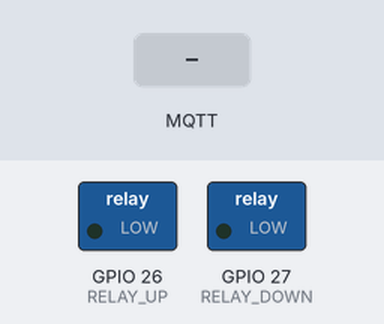
A program run on a simulated ESP32. Shown: switched loads named in the program (green lamp = pin HIGH). The inputs (shaded band) are chosen by the test bench. WiFi joins after 1.5 s; servers stay silent unless stated; EEPROM starts erased; no MQTT or app messages arrive unless stated; what the program prints to the serial monitor is not drawn.

Above: at 3.7 s.
3.8 s: MQTT message "5" arrives on the second subscribed topic
At 4.6 s:
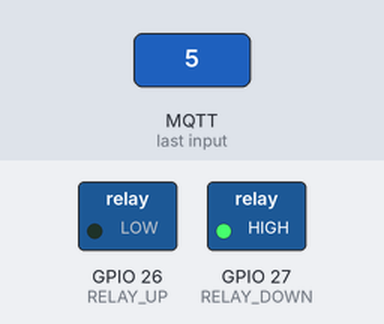
6.3 s: MQTT message "OUVRIR" arrives on the first subscribed topic
At 6.9 s:
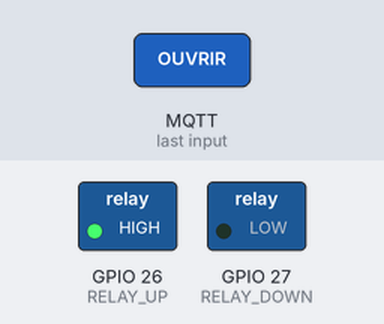
9.0 s: MQTT message "FERMER" arrives on the first subscribed topic
At 10.2 s:
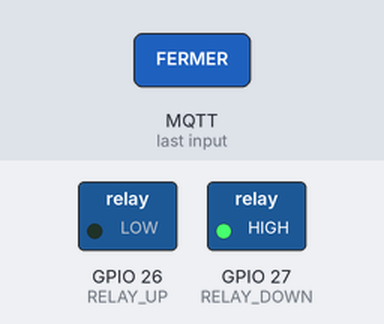
10.6 s: MQTT message "OUVRIR" arrives on the second subscribed topic
At 11.3 s:
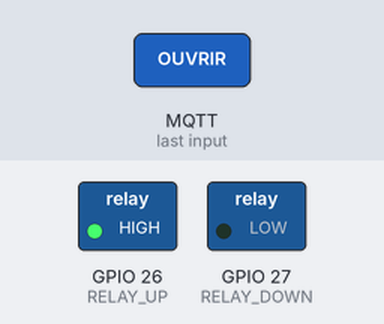
Timing chart, 0 to 13.9 s (numbered marks = the images above; inputs shaded):
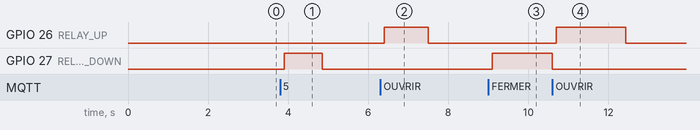

The program:

main.cpp
```cpp
#include <Arduino.h>
#include <WiFi.h>
#include <PubSubClient.h>
#include <WiFiManager.h>
#include <Preferences.h>

// --- CONFIGURATION DES PINS ---
const int RELAY_UP = 26;
const int RELAY_DOWN = 27;

// --- PARAMÈTRES MQTT ---
const char *mqtt_server = "192.168.1.19";
char nom_piece[40] = "salon"; // Sera écrasé par la mémoire si déjà configuré

// --- TOPICS DYNAMIQUES ---
String topicCmd, topicEtat, topicPosFeedback, topicPosSet;

// --- VARIABLES D'ÉTAT ---
float positionActuelle = 0.0;
int positionCible = -1;
bool estEnMouvement = false;
String directionActuelle = "";
unsigned long mouvementStart = 0;
float positionStartMouvement = 0.0;

// --- TEMPS DE COURSE ---
const unsigned long TEMPS_MONTEE = 22000;
const unsigned long TEMPS_DESCENTE = 19000;

WiFiClient espClient;
PubSubClient client(espClient);
Preferences preferences;

// --- FONCTIONS UTILES ---

void setup_topics()
{
  String root = "maison/volet/" + String(nom_piece);
  topicCmd = root + "/commande";
  topicEtat = root + "/etat";
  topicPosFeedback = root + "/position";
  topicPosSet = root + "/set";
}

void sauvegarderDonnees()
{
  preferences.begin("volet", false);
  preferences.putFloat("pos", positionActuelle);
  preferences.putString("piece", nom_piece); // Sécurité : on sauve le nom de la pièce aussi
  preferences.end();
  Serial.printf("💾 Données sauvegardées (Pos: %.1f%%, Pièce: %s)\n", positionActuelle, nom_piece);
}

void couperMoteur(String raison)
{
  digitalWrite(RELAY_UP, LOW);
  digitalWrite(RELAY_DOWN, LOW);
  estEnMouvement = false;
  directionActuelle = "";
  positionCible = -1;

  sauvegarderDonnees();

  client.publish(topicEtat.c_str(), raison.c_str(), true);
  client.publish(topicPosFeedback.c_str(), String((int)positionActuelle).c_str(), true);
  Serial.println("🛑 Moteur arrêté : " + raison);
}

void callback(char *topic, byte *payload, unsigned int length)
{
  String message = "";
  for (int i = 0; i < length; i++)
    message += (char)payload[i];
  String t = String(topic);

  if (t == topicCmd)
  {
    if (message == "OUVRIR")
      positionCible = 0;
    else if (message == "FERMER")
      positionCible = 100;
    else if (message == "STOP")
    {
      couperMoteur("STOPPÉ");
      return;
    }
  }
  else if (t == topicPosSet)
  {
    positionCible = message.toInt();
  }

  if (positionCible != -1)
  {
    if (abs(positionCible - positionActuelle) < 1.0)
    {
      couperMoteur(positionActuelle >= 98 ? "FERMÉ" : (positionActuelle <= 2 ? "OUVERT" : "CIBLE ATTEINTE"));
      return;
    }

    if (positionCible > positionActuelle)
    {
      digitalWrite(RELAY_UP, LOW);
      delay(100);
      digitalWrite(RELAY_DOWN, HIGH);
      directionActuelle = "DOWN";
      client.publish(topicEtat.c_str(), "FERMETURE...", true);
    }
    else
    {
      digitalWrite(RELAY_DOWN, LOW);
      delay(100);
      digitalWrite(RELAY_UP, HIGH);
      directionActuelle = "UP";
      client.publish(topicEtat.c_str(), "OUVERTURE...", true);
    }
    estEnMouvement = true;
    mouvementStart = millis();
    positionStartMouvement = positionActuelle;
  }
}

// --- SETUP ---

void setup()
{
  Serial.begin(115200);
  delay(1000);
  Serial.println("\n--- DÉMARRAGE DU VOLET UNIVERSEL ---");

  pinMode(RELAY_UP, OUTPUT);
  pinMode(RELAY_DOWN, OUTPUT);
  digitalWrite(RELAY_UP, LOW);
  digitalWrite(RELAY_DOWN, LOW);

  // 1. Récupération mémoire (Position ET Nom de la pièce)
  preferences.begin("volet", true);
  positionActuelle = preferences.getFloat("pos", 0.0);
  String savedPiece = preferences.getString("piece", "nouveau_volet");
  strcpy(nom_piece, savedPiece.c_str());
  preferences.end();

  Serial.printf("📍 État initial : %s à %.1f%%\n", nom_piece, positionActuelle);

  // 2. WiFiManager
  WiFiManager wm;

  // LIGNE DÉSACTIVÉE :wm.resetSettings(); // On ne reset plus au démarrage !

  WiFiManagerParameter custom_room_name("room", "Nom de la pièce (ex: salon)", nom_piece, 40);
  wm.addParameter(&custom_room_name);

  Serial.println("🌐 Connexion WiFi...");
  if (!wm.autoConnect("Config_Volet_ESP32"))
  {
    Serial.println("❌ Échec. Redémarrage...");
    delay(3000);
    ESP.restart();
  }

  // Mise à jour et sauvegarde du nom si changé via le portail
  strcpy(nom_piece, custom_room_name.getValue());
  sauvegarderDonnees();

  Serial.println("✅ WiFi Connecté !");
  Serial.print("🏠 Pièce assignée : ");
  Serial.println(nom_piece);

  setup_topics();
  client.setServer(mqtt_server, 1883);
  client.setCallback(callback);
}

// --- RECONNECT MQTT ---

void reconnect()
{
  while (!client.connected())
  {
    String clientId = "Volet_" + String(nom_piece);
    Serial.print("Connection MQTT: " + clientId + "...");
    if (client.connect(clientId.c_str(), topicEtat.c_str(), 1, true, "HORS LIGNE"))
    {
      Serial.println("OK");
      client.subscribe(topicCmd.c_str());
      client.subscribe(topicPosSet.c_str());
      client.publish(topicEtat.c_str(), "EN LIGNE", true);
      client.publish(topicPosFeedback.c_str(), String((int)positionActuelle).c_str(), true);
    }
    else
    {
      Serial.print("Erreur rc=");
      Serial.print(client.state());
      Serial.println(" - Nouvelle tentative dans 5s");
      delay(5000);
    }
  }
}

// --- LOOP PRINCIPAL ---

void loop()
{
  if (!client.connected())
    reconnect();
  client.loop();

  if (estEnMouvement)
  {
    unsigned long duree = millis() - mouvementStart;

    if (directionActuelle == "DOWN")
    {
      positionActuelle = positionStartMouvement + (((float)duree / (float)TEMPS_DESCENTE) * 100.0);
      if (positionActuelle >= (float)positionCible || positionActuelle >= 100.0)
      {
        positionActuelle = (positionCible >= 98 || positionCible == -1) ? 100.0 : (float)positionCible;
        couperMoteur("FERMÉ");
      }
    }
    else if (directionActuelle == "UP")
    {
      positionActuelle = positionStartMouvement - (((float)duree / (float)TEMPS_MONTEE) * 100.0);
      if (positionActuelle <= (float)positionCible || positionActuelle <= 0.0)
      {
        positionActuelle = (positionCible <= 2 || positionCible == -1) ? 0.0 : (float)positionCible;
        couperMoteur("OUVERT");
      }
    }

    static unsigned long lastUpdate = 0;
    if (millis() - lastUpdate > 400)
    {
      lastUpdate = millis();
      client.publish(topicPosFeedback.c_str(), String((int)positionActuelle).c_str(), true);
    }
  }
}
```

Measured:
- after the input at 3.8 s, GPIO 27 (RELAY_DOWN): LOW → HIGH after 0.10 s, → LOW 0.95 s later
- after the input at 6.3 s, GPIO 26 (RELAY_UP): LOW → HIGH after 0.10 s, → LOW 1.1 s later
- after the input at 9.0 s, GPIO 27 (RELAY_DOWN): LOW → HIGH after 0.10 s
- after the input at 10.6 s, GPIO 26 (RELAY_UP): LOW → HIGH after 0.10 s, → LOW 1.7 s later; GPIO 27 (RELAY_DOWN): HIGH → LOW at once
